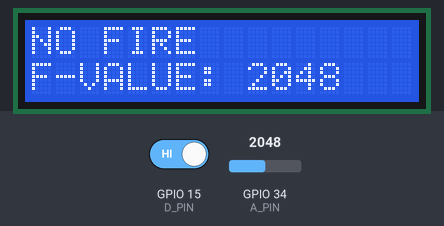
Bench run of a sketch on a simulated ESP32. Shown: 16×2 character LCD. The test bench sets the inputs (shaded band); at power-on: GPIO 15 (D_PIN) HIGH, GPIO 34 (A_PIN) = 2048.

Above: at 2.2 s.
2.3 s: GPIO 15 (D_PIN) driven LOW
At 3.2 s:
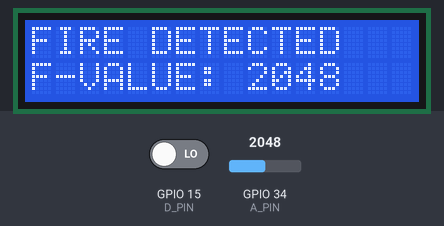
4.1 s: GPIO 34 (A_PIN) set to 2866
At 4.7 s:
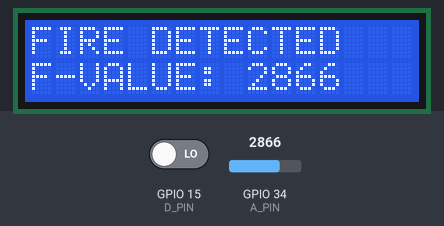
5.7 s: GPIO 34 (A_PIN) set to 3603
At 6.3 s:
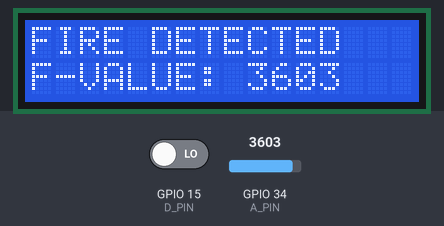
7.3 s: GPIO 15 (D_PIN) driven HIGH
At 7.7 s:
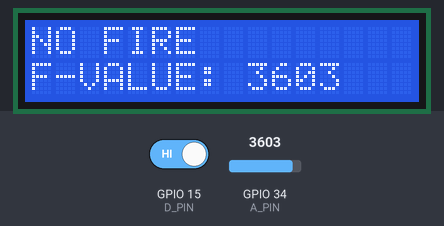
8.9 s: GPIO 34 (A_PIN) set to 4095
At 10.2 s:
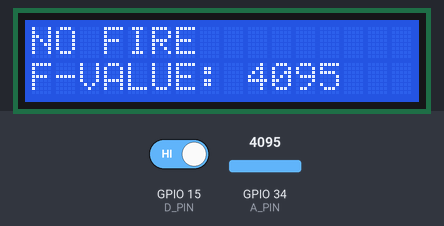
Timing chart, 0 to 11.4 s (numbered marks = the images above; inputs shaded):
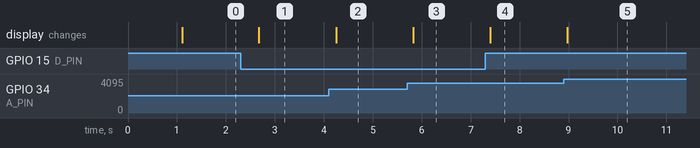

Measured:
- after the input at 2.3 s, the display: changes after 0.38 s (image 1)
- after the input at 4.1 s, the display: changes after 0.15 s (image 2)
- after the input at 5.7 s, the display: changes after 0.13 s (image 3)
- after the input at 7.3 s, the display: changes after 0.10 s (image 4)
- after the input at 8.9 s, the display: changes after 0.07 s (image 5)

The sketch:

main.ino
```cpp
#include <LiquidCrystal_I2C.h>
#include <Wire.h>

LiquidCrystal_I2C lcd(0x27, 16, 2);

#define A_PIN 34
#define D_PIN 15

void setup() {
  // put your setup code here, to run once:

  Wire.begin(21, 22);

  pinMode(A_PIN,INPUT);
  pinMode(D_PIN,INPUT);

  lcd.init();
  lcd.backlight();

  lcd.setCursor(0, 0);
  lcd.print("Flame Starting..");

  delay(1000);

  lcd.clear();

}

void loop() {
  // put your main code here, to run repeatedly:

  int sensorState = digitalRead(D_PIN);
  int sensorValue  = analogRead(A_PIN);

  if(sensorState == LOW){
    lcd.setCursor(0, 0);
    lcd.print("FIRE DETECTED");

    lcd.setCursor(0, 1);
    lcd.print("F-VALUE: ");
    lcd.print(sensorValue);
  }
  else{

    lcd.clear();
    lcd.setCursor(0, 0);
    lcd.print("NO FIRE");

    lcd.setCursor(0, 1);
    lcd.print("F-VALUE: ");
    lcd.print(sensorValue);

  }

  delay(500);

}
```
